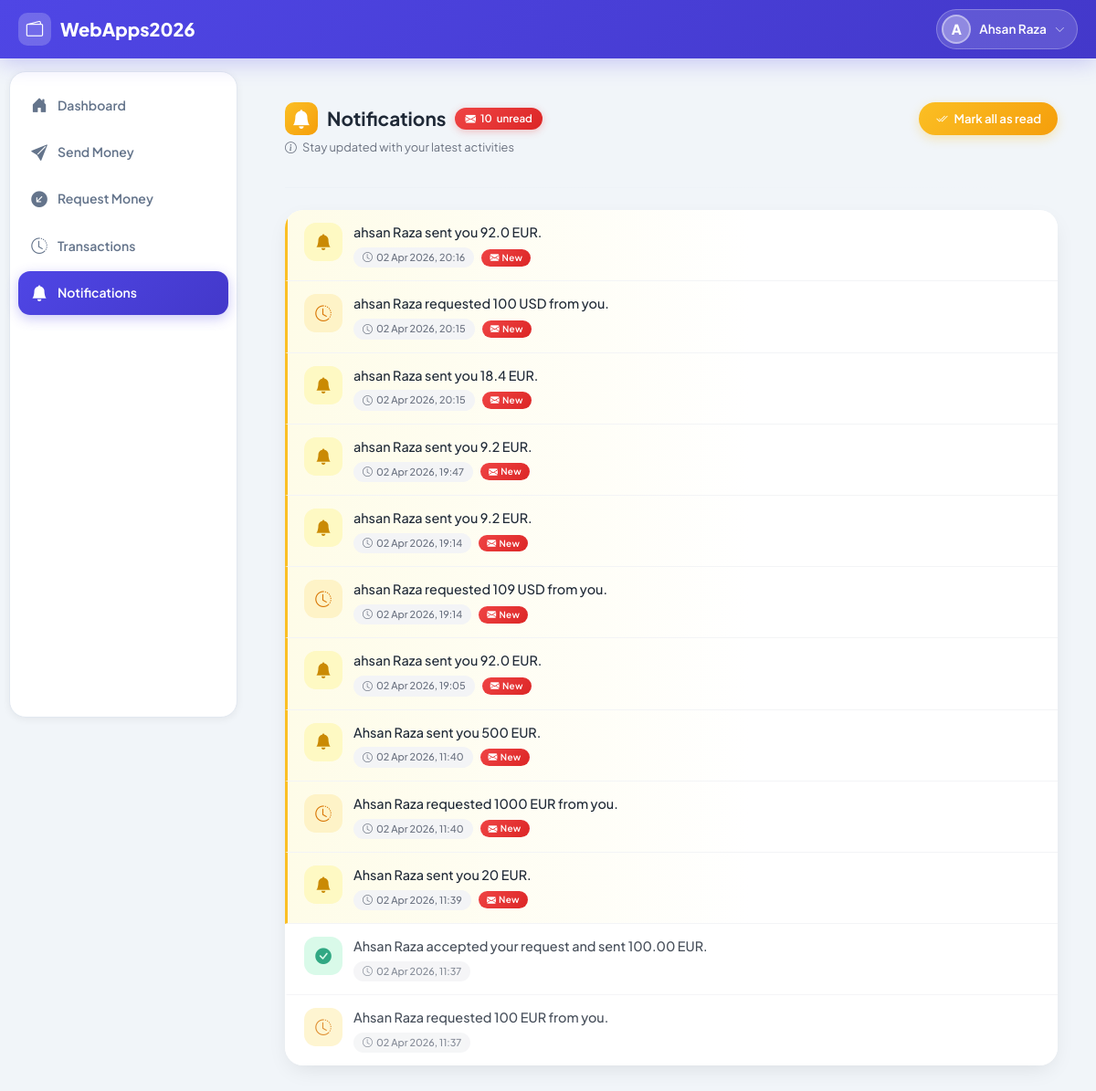
Screenshot of /webapps2026/notifications/ (signed in) with the database file from the repository.
### payapp/models.py (models this page shows, shortened)
class Notification(models.Model):
    user = models.ForeignKey(User, on_delete=models.CASCADE, related_name='notifications')
    message = models.TextField()
    is_read = models.BooleanField(default=False)
    timestamp = models.DateTimeField(auto_now_add=True)

### payapp/views.py (the view)
# urls.py: path('notifications/', views.notifications_view, name='notifications'),
@login_required
def notifications_view(request):
    if request.user.profile.is_admin:
        return redirect('admin_dashboard')
    notifications = Notification.objects.filter(
        user=request.user
    ).order_by('-timestamp')
    unread_count = notifications.filter(is_read=False).count()
    return render(request, 'payapp/notifications.html', {
        'notifications': notifications,
        'unread_count': unread_count
    })

### templates/payapp/notifications.html (shortened to what this page needs)
{% extends 'base.html' %}
{% load static %}
{% block content %}
<div class="container py-4">
    <div class="page-header mb-4">
        <div class="d-flex align-items-start justify-content-between flex-wrap gap-3">
            <div>
                <div class="page-title">
                    <span class="bell-icon"><i class="bi bi-bell-fill"></i></span>
                    Notifications
                    <span class="unread-badge" id="unreadBadge" {% if unread_count == 0 %}style="display:none"{% endif %}>
                        <i class="bi bi-envelope-fill"></i>
                        <span id="unreadNum">{{ unread_count }}</span> unread
                    </span>
                </div>
                <p class="section-sub">
                    <i class="bi bi-info-circle me-1"></i>
                    Stay updated with your latest activities
                </p>
            </div>
            {% if notifications %}
            <div id="markAllWrap" {% if unread_count == 0 %}style="display:none"{% endif %}>
                <button type="button" class="btn-mark-all" id="markAllBtn">
                    <i class="bi bi-check2-all"></i> Mark all as read
                </button>
            </div>
            {% endif %}
        </div>
        <hr class="custom-divider">
    </div>
    <div class="notif-card">
        {% if notifications %}
        <div id="notifList">
            {% for n in notifications %}
            <div class="notif-item {% if not n.is_read %}notif-unread{% else %}notif-read{% endif %}" id="notif-{{ n.pk }}">
                <div class="notif-icon
                    {% if 'payment' in n.message|lower or 'transfer' in n.message|lower %}icon-payment
                    {% elif 'accept' in n.message|lower or 'success' in n.message|lower %}icon-success
                    {% elif 'reject' in n.message|lower or 'fail' in n.message|lower %}icon-danger
                    {% elif 'request' in n.message|lower or 'pending' in n.message|lower %}icon-warning
                    {% else %}icon-bell{% endif %}">
                    {% if 'payment' in n.message|lower or 'transfer' in n.message|lower %}
                        <i class="bi bi-cash-stack"></i>
                    {% elif 'accept' in n.message|lower or 'success' in n.message|lower %}
                        <i class="bi bi-check-circle-fill"></i>
                    {% elif 'reject' in n.message|lower or 'fail' in n.message|lower %}
                        <i class="bi bi-x-circle-fill"></i>
                    {% elif 'request' in n.message|lower or 'pending' in n.message|lower %}
                        <i class="bi bi-clock-history"></i>
                    {% elif 'welcome' in n.message|lower or 'register' in n.message|lower %}
                        <i class="bi bi-emoji-smile-fill"></i>
                    {% else %}
                        <i class="bi bi-bell-fill"></i>
                    {% endif %}
                </div>
                <div class="flex-grow-1" style="min-width:0;">
                    <div class="notif-msg">{{ n.message|safe }}</div>
                    <div class="notif-meta">
                        <span class="time-pill">
                            <i class="bi bi-clock"></i>
                            {{ n.timestamp|date:"d M Y, H:i" }}
                        </span>
                        {% if not n.is_read %}
                        <span class="new-pill" id="newbadge-{{ n.pk }}">
                            <i class="bi bi-envelope-fill"></i> New
                        </span>
                        {% endif %}
                    </div>
                </div>
            </div>
            {% endfor %}
        </div>
        {% endif %}
    </div>
</div>
{% endblock %}

### templates/base.html (shortened to what this page needs)
<!DOCTYPE html>
<html lang="en">
<head>
    <link href="https://cdn.jsdelivr.net/npm/bootstrap@5.3.0/dist/css/bootstrap.min.css" rel="stylesheet">
    <link href="https://cdn.jsdelivr.net/npm/bootstrap-icons@1.10.5/font/bootstrap-icons.css" rel="stylesheet">
    {% load static %}
    <link rel="stylesheet" href="{% static 'css/style.css' %}">
</head>
<body>
<nav class="navbar-modern">
    <div class="navbar-inner">
        <a class="navbar-brand" href="{% if user.is_authenticated %}{% url 'dashboard' %}{% else %}/{% endif %}">
            <div class="brand-icon"><i class="bi bi-wallet2"></i></div>
            <span>WebApps2026</span>
        </a>
        {% if user.is_authenticated %}
        <div style="position:relative;" id="userChipWrap">
            <div class="user-chip" id="userChip">
                <div class="user-avatar">{{ user.get_full_name|default:user.username|first|upper }}</div>
                <span class="user-chip-name">{{ user.get_full_name|default:user.username }}</span>
                <i class="bi bi-chevron-down user-chip-arrow"></i>
            </div>
        </div>
        {% endif %}
    </div>
</nav>
<div class="app-layout">
    {% if user.is_authenticated %}
    <div class="sidebar-wrapper" id="sidebarWrapper">
        <div class="sidebar-modern">
            <div class="sidebar-nav">
                {% if user.profile.is_admin %}
                <ul class="nav flex-column">
                    <li class="nav-item">
                        <a class="nav-link {% if request.resolver_match.url_name == 'admin_dashboard' %}active{% endif %}" href="{% url 'admin_dashboard' %}">
                            <i class="bi bi-speedometer2"></i><span>Dashboard</span>
                        </a>
                    </li>
                    <li class="nav-item">
                        <a class="nav-link {% if request.resolver_match.url_name == 'admin_users' %}active{% endif %}" href="{% url 'admin_users' %}">
                            <i class="bi bi-people-fill"></i><span>All Users</span>
                        </a>
                    </li>
                    <li class="nav-item">
                        <a class="nav-link {% if request.resolver_match.url_name == 'admin_transactions' %}active{% endif %}" href="{% url 'admin_transactions' %}">
                            <i class="bi bi-list-ul"></i><span>All Transactions</span>
                        </a>
                    </li>
                </ul>
                {% else %}
                <ul class="nav flex-column">
                    <li class="nav-item">
                        <a class="nav-link {% if request.resolver_match.url_name == 'dashboard' %}active{% endif %}" href="{% url 'dashboard' %}">
                            <i class="bi bi-house-door-fill"></i><span>Dashboard</span>
                        </a>
                    </li>
                    <li class="nav-item">
                        <a class="nav-link {% if request.resolver_match.url_name == 'send_payment' %}active{% endif %}" href="{% url 'send_payment' %}">
                            <i class="bi bi-send-fill"></i><span>Send Money</span>
                        </a>
                    </li>
                    <li class="nav-item">
                        <a class="nav-link {% if request.resolver_match.url_name == 'request_payment' %}active{% endif %}" href="{% url 'request_payment' %}">
                            <i class="bi bi-arrow-down-left-circle-fill"></i><span>Request Money</span>
                        </a>
                    </li>
                    <li class="nav-item">
                        <a class="nav-link {% if request.resolver_match.url_name == 'transactions' %}active{% endif %}" href="{% url 'transactions' %}">
                            <i class="bi bi-clock-history"></i><span>Transactions</span>
                        </a>
                    </li>
                    <li class="nav-item">
                        <a class="nav-link {% if request.resolver_match.url_name == 'notifications' %}active{% endif %}" href="{% url 'notifications' %}">
                            <i class="bi bi-bell-fill"></i>
                            <span>Notifications</span>
                        </a>
                    </li>
                </ul>
                {% endif %}
            </div>
        </div>
    </div>
    {% endif %}
    <div class="main-content">
        {% block content %}{% endblock %}
    </div>
</div>
</body>
</html>

### rows the page displays
Notification: message "ahsan Raza sent you 92.0 EUR.", timestamp "02 Apr 2026, 20:16"
Notification: message "ahsan Raza requested 100 USD from you.", timestamp "02 Apr 2026, 20:15"
Notification: message "ahsan Raza sent you 18.4 EUR.", timestamp "02 Apr 2026, 20:15"
Notification: message "ahsan Raza sent you 9.2 EUR.", timestamp "02 Apr 2026, 19:47"
Notification: message "ahsan Raza sent you 9.2 EUR.", timestamp "02 Apr 2026, 19:14"
Notification: message "ahsan Raza requested 109 USD from you.", timestamp "02 Apr 2026, 19:14"
Notification: message "ahsan Raza sent you 92.0 EUR.", timestamp "02 Apr 2026, 19:05"
Notification: message "Ahsan Raza sent you 500 EUR.", timestamp "02 Apr 2026, 11:40"
Notification: message "Ahsan Raza requested 1000 EUR from you.", timestamp "02 Apr 2026, 11:40"
Notification: message "Ahsan Raza sent you 20 EUR.", timestamp "02 Apr 2026, 11:39"
Notification: message "Ahsan Raza accepted your request and sent 100.00 EUR.", timestamp "02 Apr 2026, 11:37"
Notification: message "Ahsan Raza requested 100 EUR from you.", timestamp "02 Apr 2026, 11:37"

### other values shown
{{ user.get_full_name|default:user.username|first|upper }} "A"
{{ user.get_full_name|default:user.username }} "Ahsan Raza"
{{ unread_count }} "10"
